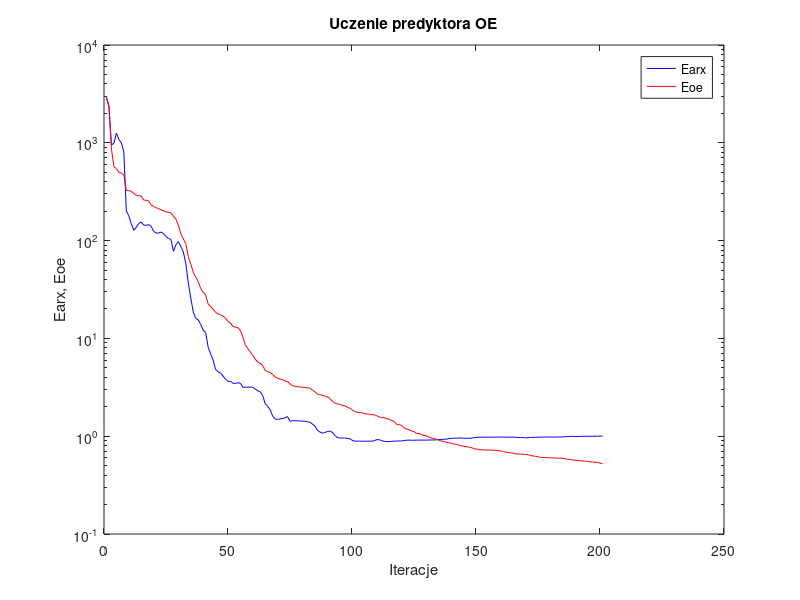
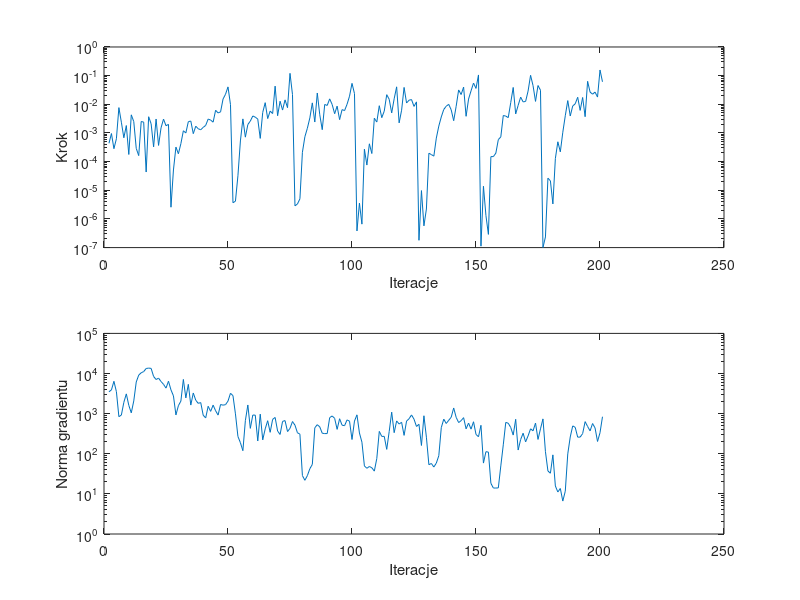

Write the MATLAB code that produced these figures, in order.
%uczenie predyktora oe
clear all;
n=0; farx(n+1)=2.929257e+003; foe(n+1)=2.860873e+003; wspucz(n+1)=0.000000e+000; ng(n+1)=0.000000e+000;
%odnowa zmiennej metryki
n=1; farx(n+1)=2.373345e+003; foe(n+1)=2.302929e+003; krok(n+1)=4.356528e-004; ng(n+1)=3.507505e+003;
n=2; farx(n+1)=9.470596e+002; foe(n+1)=8.638996e+002; krok(n+1)=9.540187e-004; ng(n+1)=3.908552e+003;
n=3; farx(n+1)=9.926422e+002; foe(n+1)=5.715892e+002; krok(n+1)=2.826636e-004; ng(n+1)=6.395657e+003;
n=4; farx(n+1)=1.257753e+003; foe(n+1)=5.448117e+002; krok(n+1)=6.284926e-004; ng(n+1)=3.527268e+003;
n=5; farx(n+1)=1.083592e+003; foe(n+1)=4.978858e+002; krok(n+1)=7.662549e-003; ng(n+1)=8.402804e+002;
n=6; farx(n+1)=9.970915e+002; foe(n+1)=4.883014e+002; krok(n+1)=2.371550e-003; ng(n+1)=9.214800e+002;
n=7; farx(n+1)=8.101244e+002; foe(n+1)=4.707753e+002; krok(n+1)=6.791933e-004; ng(n+1)=1.912113e+003;
n=8; farx(n+1)=2.004962e+002; foe(n+1)=3.258939e+002; krok(n+1)=1.812955e-003; ng(n+1)=3.107782e+003;
n=9; farx(n+1)=1.795511e+002; foe(n+1)=3.236542e+002; krok(n+1)=1.775310e-004; ng(n+1)=1.607345e+003;
n=10; farx(n+1)=1.489044e+002; foe(n+1)=3.195074e+002; krok(n+1)=4.290347e-003; ng(n+1)=1.047037e+003;
n=11; farx(n+1)=1.275379e+002; foe(n+1)=3.024864e+002; krok(n+1)=2.500228e-003; ng(n+1)=2.073603e+003;
n=12; farx(n+1)=1.362912e+002; foe(n+1)=2.922485e+002; krok(n+1)=2.890449e-004; ng(n+1)=6.137925e+003;
n=13; farx(n+1)=1.500288e+002; foe(n+1)=2.877881e+002; krok(n+1)=1.620874e-004; ng(n+1)=9.129966e+003;
n=14; farx(n+1)=1.546358e+002; foe(n+1)=2.854062e+002; krok(n+1)=2.511035e-003; ng(n+1)=1.045270e+004;
n=15; farx(n+1)=1.442033e+002; foe(n+1)=2.597918e+002; krok(n+1)=2.388016e-003; ng(n+1)=1.116757e+004;
n=16; farx(n+1)=1.431875e+002; foe(n+1)=2.583759e+002; krok(n+1)=4.334515e-005; ng(n+1)=1.334189e+004;
n=17; farx(n+1)=1.456679e+002; foe(n+1)=2.548139e+002; krok(n+1)=3.683227e-003; ng(n+1)=1.364654e+004;
n=18; farx(n+1)=1.399110e+002; foe(n+1)=2.311799e+002; krok(n+1)=2.090702e-003; ng(n+1)=1.342829e+004;
n=19; farx(n+1)=1.244693e+002; foe(n+1)=2.242862e+002; krok(n+1)=3.270787e-004; ng(n+1)=8.438214e+003;
n=20; farx(n+1)=1.197242e+002; foe(n+1)=2.170056e+002; krok(n+1)=3.065383e-003; ng(n+1)=7.087671e+003;
n=21; farx(n+1)=1.193315e+002; foe(n+1)=2.128706e+002; krok(n+1)=3.674633e-004; ng(n+1)=7.673305e+003;
n=22; farx(n+1)=1.224855e+002; foe(n+1)=2.063437e+002; krok(n+1)=1.511984e-003; ng(n+1)=6.312098e+003;
n=23; farx(n+1)=1.178796e+002; foe(n+1)=2.008014e+002; krok(n+1)=3.040595e-003; ng(n+1)=5.376680e+003;
n=24; farx(n+1)=1.101160e+002; foe(n+1)=1.970123e+002; krok(n+1)=1.786250e-003; ng(n+1)=4.332880e+003;
n=25; farx(n+1)=1.052083e+002; foe(n+1)=1.944801e+002; krok(n+1)=1.995464e-003; ng(n+1)=6.430384e+003;
%odnowa zmiennej metryki
n=26; farx(n+1)=1.027248e+002; foe(n+1)=1.917799e+002; krok(n+1)=2.567287e-006; ng(n+1)=3.914216e+003;
n=27; farx(n+1)=7.759814e+001; foe(n+1)=1.773491e+002; krok(n+1)=5.111781e-005; ng(n+1)=2.774965e+003;
n=28; farx(n+1)=9.051843e+001; foe(n+1)=1.659091e+002; krok(n+1)=3.211908e-004; ng(n+1)=9.279865e+002;
n=29; farx(n+1)=9.775374e+001; foe(n+1)=1.429498e+002; krok(n+1)=1.882222e-004; ng(n+1)=1.579561e+003;
n=30; farx(n+1)=8.677880e+001; foe(n+1)=1.175681e+002; krok(n+1)=4.250148e-004; ng(n+1)=2.055640e+003;
n=31; farx(n+1)=7.651209e+001; foe(n+1)=1.039292e+002; krok(n+1)=1.192799e-003; ng(n+1)=7.122319e+003;
n=32; farx(n+1)=5.792801e+001; foe(n+1)=9.303225e+001; krok(n+1)=1.001196e-003; ng(n+1)=2.464525e+003;
n=33; farx(n+1)=3.675305e+001; foe(n+1)=6.852431e+001; krok(n+1)=2.474886e-003; ng(n+1)=5.369531e+003;
n=34; farx(n+1)=2.585634e+001; foe(n+1)=5.750168e+001; krok(n+1)=2.607264e-003; ng(n+1)=1.634868e+003;
n=35; farx(n+1)=1.853995e+001; foe(n+1)=4.744425e+001; krok(n+1)=9.458427e-004; ng(n+1)=3.270821e+003;
n=36; farx(n+1)=1.603810e+001; foe(n+1)=4.239035e+001; krok(n+1)=1.721185e-003; ng(n+1)=2.156587e+003;
n=37; farx(n+1)=1.543150e+001; foe(n+1)=3.817390e+001; krok(n+1)=1.402081e-003; ng(n+1)=1.804645e+003;
n=38; farx(n+1)=1.390963e+001; foe(n+1)=3.232646e+001; krok(n+1)=1.291963e-003; ng(n+1)=1.886377e+003;
n=39; farx(n+1)=1.214395e+001; foe(n+1)=2.957865e+001; krok(n+1)=1.564230e-003; ng(n+1)=9.116749e+002;
n=40; farx(n+1)=1.149315e+001; foe(n+1)=2.771877e+001; krok(n+1)=1.835515e-003; ng(n+1)=7.824753e+002;
n=41; farx(n+1)=8.108573e+000; foe(n+1)=2.249498e+001; krok(n+1)=3.056641e-003; ng(n+1)=1.526438e+003;
n=42; farx(n+1)=6.966735e+000; foe(n+1)=2.116635e+001; krok(n+1)=2.823736e-003; ng(n+1)=1.139647e+003;
n=43; farx(n+1)=6.012838e+000; foe(n+1)=1.985133e+001; krok(n+1)=2.378319e-003; ng(n+1)=1.628336e+003;
n=44; farx(n+1)=4.803024e+000; foe(n+1)=1.844743e+001; krok(n+1)=6.192369e-003; ng(n+1)=1.181328e+003;
n=45; farx(n+1)=4.580842e+000; foe(n+1)=1.777293e+001; krok(n+1)=5.000456e-003; ng(n+1)=9.200166e+002;
n=46; farx(n+1)=4.409567e+000; foe(n+1)=1.748807e+001; krok(n+1)=5.433546e-003; ng(n+1)=1.688212e+003;
n=47; farx(n+1)=4.121071e+000; foe(n+1)=1.687718e+001; krok(n+1)=1.526430e-002; ng(n+1)=1.626507e+003;
n=48; farx(n+1)=3.834230e+000; foe(n+1)=1.615441e+001; krok(n+1)=2.243330e-002; ng(n+1)=1.672905e+003;
n=49; farx(n+1)=3.636749e+000; foe(n+1)=1.489780e+001; krok(n+1)=4.050274e-002; ng(n+1)=2.058528e+003;
n=50; farx(n+1)=3.644024e+000; foe(n+1)=1.437376e+001; krok(n+1)=9.778245e-003; ng(n+1)=3.216476e+003;
%odnowa zmiennej metryki
n=51; farx(n+1)=3.477481e+000; foe(n+1)=1.324628e+001; krok(n+1)=3.679570e-006; ng(n+1)=2.806558e+003;
n=52; farx(n+1)=3.465516e+000; foe(n+1)=1.301210e+001; krok(n+1)=4.159407e-006; ng(n+1)=9.876905e+002;
n=53; farx(n+1)=3.522633e+000; foe(n+1)=1.288998e+001; krok(n+1)=3.204087e-005; ng(n+1)=2.699166e+002;
n=54; farx(n+1)=3.479447e+000; foe(n+1)=1.204847e+001; krok(n+1)=5.265079e-004; ng(n+1)=1.885613e+002;
n=55; farx(n+1)=3.168607e+000; foe(n+1)=1.030953e+001; krok(n+1)=3.096185e-003; ng(n+1)=1.192435e+002;
n=56; farx(n+1)=3.156577e+000; foe(n+1)=8.592928e+000; krok(n+1)=7.138862e-004; ng(n+1)=6.697550e+002;
n=57; farx(n+1)=3.181602e+000; foe(n+1)=7.842698e+000; krok(n+1)=1.968749e-003; ng(n+1)=1.643730e+003;
n=58; farx(n+1)=3.177137e+000; foe(n+1)=7.235976e+000; krok(n+1)=2.600877e-003; ng(n+1)=4.295953e+002;
n=59; farx(n+1)=3.154104e+000; foe(n+1)=6.691701e+000; krok(n+1)=3.916767e-003; ng(n+1)=9.228140e+002;
n=60; farx(n+1)=3.040502e+000; foe(n+1)=6.123887e+000; krok(n+1)=3.559503e-003; ng(n+1)=9.166144e+002;
n=61; farx(n+1)=2.915618e+000; foe(n+1)=5.734705e+000; krok(n+1)=3.049962e-003; ng(n+1)=2.081955e+002;
n=62; farx(n+1)=2.845511e+000; foe(n+1)=5.570620e+000; krok(n+1)=6.459813e-004; ng(n+1)=9.711433e+002;
n=63; farx(n+1)=2.609400e+000; foe(n+1)=5.270314e+000; krok(n+1)=5.207429e-003; ng(n+1)=2.219850e+002;
n=64; farx(n+1)=2.142261e+000; foe(n+1)=4.689364e+000; krok(n+1)=1.139839e-002; ng(n+1)=4.174418e+002;
n=65; farx(n+1)=2.022365e+000; foe(n+1)=4.569834e+000; krok(n+1)=3.174920e-003; ng(n+1)=6.668727e+002;
n=66; farx(n+1)=1.867812e+000; foe(n+1)=4.474891e+000; krok(n+1)=5.801633e-003; ng(n+1)=3.424071e+002;
n=67; farx(n+1)=1.606367e+000; foe(n+1)=4.280893e+000; krok(n+1)=4.753051e-003; ng(n+1)=7.208687e+002;
n=68; farx(n+1)=1.497229e+000; foe(n+1)=4.030582e+000; krok(n+1)=4.305393e-002; ng(n+1)=8.025929e+002;
n=69; farx(n+1)=1.487582e+000; foe(n+1)=3.913436e+000; krok(n+1)=3.990929e-003; ng(n+1)=3.688936e+002;
n=70; farx(n+1)=1.500895e+000; foe(n+1)=3.840340e+000; krok(n+1)=1.280182e-002; ng(n+1)=3.028328e+002;
n=71; farx(n+1)=1.518582e+000; foe(n+1)=3.797591e+000; krok(n+1)=6.293742e-003; ng(n+1)=6.402441e+002;
n=72; farx(n+1)=1.539904e+000; foe(n+1)=3.657076e+000; krok(n+1)=1.429000e-002; ng(n+1)=6.713839e+002;
n=73; farx(n+1)=1.587343e+000; foe(n+1)=3.622136e+000; krok(n+1)=7.613202e-003; ng(n+1)=3.577645e+002;
n=74; farx(n+1)=1.420369e+000; foe(n+1)=3.420622e+000; krok(n+1)=1.202721e-001; ng(n+1)=4.296324e+002;
n=75; farx(n+1)=1.443253e+000; foe(n+1)=3.279829e+000; krok(n+1)=2.191235e-002; ng(n+1)=6.349854e+002;
%odnowa zmiennej metryki
n=76; farx(n+1)=1.437934e+000; foe(n+1)=3.234305e+000; krok(n+1)=2.870650e-006; ng(n+1)=5.159560e+002;
n=77; farx(n+1)=1.435734e+000; foe(n+1)=3.212546e+000; krok(n+1)=3.323139e-006; ng(n+1)=3.336978e+002;
n=78; farx(n+1)=1.431278e+000; foe(n+1)=3.181658e+000; krok(n+1)=5.036867e-006; ng(n+1)=3.077760e+002;
n=79; farx(n+1)=1.428143e+000; foe(n+1)=3.170243e+000; krok(n+1)=2.111695e-004; ng(n+1)=2.859897e+001;
n=80; farx(n+1)=1.420707e+000; foe(n+1)=3.155064e+000; krok(n+1)=7.394073e-004; ng(n+1)=2.180318e+001;
n=81; farx(n+1)=1.405324e+000; foe(n+1)=3.116616e+000; krok(n+1)=1.457389e-003; ng(n+1)=2.845466e+001;
n=82; farx(n+1)=1.387901e+000; foe(n+1)=3.096332e+000; krok(n+1)=3.350038e-003; ng(n+1)=4.237767e+001;
n=83; farx(n+1)=1.334564e+000; foe(n+1)=2.965754e+000; krok(n+1)=1.121665e-002; ng(n+1)=5.421298e+001;
n=84; farx(n+1)=1.276972e+000; foe(n+1)=2.856846e+000; krok(n+1)=2.407737e-003; ng(n+1)=4.446533e+002;
n=85; farx(n+1)=1.157462e+000; foe(n+1)=2.697732e+000; krok(n+1)=2.476948e-002; ng(n+1)=5.302901e+002;
n=86; farx(n+1)=1.104475e+000; foe(n+1)=2.653530e+000; krok(n+1)=4.312903e-003; ng(n+1)=4.679266e+002;
n=87; farx(n+1)=1.077517e+000; foe(n+1)=2.619741e+000; krok(n+1)=1.302087e-003; ng(n+1)=3.245813e+002;
n=88; farx(n+1)=1.086040e+000; foe(n+1)=2.579787e+000; krok(n+1)=9.876893e-003; ng(n+1)=3.183291e+002;
n=89; farx(n+1)=1.117090e+000; foe(n+1)=2.530801e+000; krok(n+1)=9.127324e-003; ng(n+1)=3.185669e+002;
n=90; farx(n+1)=1.129375e+000; foe(n+1)=2.440800e+000; krok(n+1)=1.547432e-002; ng(n+1)=7.964336e+002;
n=91; farx(n+1)=1.098916e+000; foe(n+1)=2.286136e+000; krok(n+1)=9.832841e-003; ng(n+1)=8.746043e+002;
n=92; farx(n+1)=1.027484e+000; foe(n+1)=2.187581e+000; krok(n+1)=4.696827e-003; ng(n+1)=7.639188e+002;
n=93; farx(n+1)=9.717300e-001; foe(n+1)=2.143587e+000; krok(n+1)=8.634154e-003; ng(n+1)=4.055186e+002;
n=94; farx(n+1)=9.606882e-001; foe(n+1)=2.115055e+000; krok(n+1)=2.914778e-003; ng(n+1)=7.470075e+002;
n=95; farx(n+1)=9.590589e-001; foe(n+1)=2.084318e+000; krok(n+1)=6.525058e-003; ng(n+1)=5.148922e+002;
n=96; farx(n+1)=9.587264e-001; foe(n+1)=2.045315e+000; krok(n+1)=6.035177e-003; ng(n+1)=5.010340e+002;
n=97; farx(n+1)=9.514334e-001; foe(n+1)=1.985431e+000; krok(n+1)=1.000091e-002; ng(n+1)=6.978800e+002;
n=98; farx(n+1)=9.434394e-001; foe(n+1)=1.938268e+000; krok(n+1)=1.920518e-002; ng(n+1)=6.493209e+002;
n=99; farx(n+1)=9.106542e-001; foe(n+1)=1.873393e+000; krok(n+1)=5.381807e-002; ng(n+1)=2.263411e+002;
n=100; farx(n+1)=8.910245e-001; foe(n+1)=1.784779e+000; krok(n+1)=2.366103e-002; ng(n+1)=6.539801e+002;
%odnowa zmiennej metryki
n=101; farx(n+1)=8.905207e-001; foe(n+1)=1.762138e+000; krok(n+1)=3.811871e-007; ng(n+1)=9.331992e+002;
n=102; farx(n+1)=8.897654e-001; foe(n+1)=1.737366e+000; krok(n+1)=3.557081e-006; ng(n+1)=3.292216e+002;
n=103; farx(n+1)=8.897445e-001; foe(n+1)=1.736270e+000; krok(n+1)=6.586440e-007; ng(n+1)=1.944655e+002;
n=104; farx(n+1)=8.886504e-001; foe(n+1)=1.704980e+000; krok(n+1)=2.714123e-004; ng(n+1)=4.975629e+001;
n=105; farx(n+1)=8.880952e-001; foe(n+1)=1.692165e+000; krok(n+1)=7.583697e-005; ng(n+1)=4.344759e+001;
n=106; farx(n+1)=8.887362e-001; foe(n+1)=1.673739e+000; krok(n+1)=4.187548e-004; ng(n+1)=4.821528e+001;
n=107; farx(n+1)=8.901289e-001; foe(n+1)=1.666082e+000; krok(n+1)=1.915864e-004; ng(n+1)=4.478802e+001;
n=108; farx(n+1)=8.993970e-001; foe(n+1)=1.652817e+000; krok(n+1)=3.263302e-003; ng(n+1)=3.691990e+001;
n=109; farx(n+1)=9.230478e-001; foe(n+1)=1.619466e+000; krok(n+1)=2.404573e-003; ng(n+1)=7.645891e+001;
n=110; farx(n+1)=9.200687e-001; foe(n+1)=1.569774e+000; krok(n+1)=8.928204e-003; ng(n+1)=3.608187e+002;
n=111; farx(n+1)=9.008576e-001; foe(n+1)=1.552425e+000; krok(n+1)=3.416397e-003; ng(n+1)=2.706249e+002;
n=112; farx(n+1)=8.843957e-001; foe(n+1)=1.542559e+000; krok(n+1)=5.767896e-003; ng(n+1)=2.715777e+002;
n=113; farx(n+1)=8.831200e-001; foe(n+1)=1.515083e+000; krok(n+1)=2.165649e-002; ng(n+1)=1.286939e+002;
n=114; farx(n+1)=8.798493e-001; foe(n+1)=1.489946e+000; krok(n+1)=1.495979e-002; ng(n+1)=3.600525e+002;
n=115; farx(n+1)=8.854457e-001; foe(n+1)=1.446827e+000; krok(n+1)=5.003630e-003; ng(n+1)=1.087834e+003;
n=116; farx(n+1)=8.906246e-001; foe(n+1)=1.409839e+000; krok(n+1)=1.559274e-002; ng(n+1)=3.354606e+002;
n=117; farx(n+1)=8.934170e-001; foe(n+1)=1.323242e+000; krok(n+1)=4.069805e-002; ng(n+1)=6.579428e+002;
n=118; farx(n+1)=8.944090e-001; foe(n+1)=1.311393e+000; krok(n+1)=2.251271e-003; ng(n+1)=5.516761e+002;
n=119; farx(n+1)=8.933566e-001; foe(n+1)=1.295244e+000; krok(n+1)=6.227174e-003; ng(n+1)=6.082152e+002;
n=120; farx(n+1)=9.024252e-001; foe(n+1)=1.212928e+000; krok(n+1)=3.882853e-002; ng(n+1)=2.873695e+002;
n=121; farx(n+1)=9.100113e-001; foe(n+1)=1.189236e+000; krok(n+1)=1.109636e-002; ng(n+1)=6.521551e+002;
n=122; farx(n+1)=9.120704e-001; foe(n+1)=1.163262e+000; krok(n+1)=1.390067e-002; ng(n+1)=7.458372e+002;
n=123; farx(n+1)=9.093891e-001; foe(n+1)=1.131244e+000; krok(n+1)=1.462925e-002; ng(n+1)=9.288286e+002;
n=124; farx(n+1)=9.084721e-001; foe(n+1)=1.115197e+000; krok(n+1)=8.442897e-003; ng(n+1)=7.282425e+002;
n=125; farx(n+1)=9.124990e-001; foe(n+1)=1.066013e+000; krok(n+1)=1.216238e-002; ng(n+1)=4.793081e+002;
%odnowa zmiennej metryki
n=126; farx(n+1)=9.124115e-001; foe(n+1)=1.063011e+000; krok(n+1)=1.797347e-007; ng(n+1)=5.425457e+002;
n=127; farx(n+1)=9.124248e-001; foe(n+1)=1.038753e+000; krok(n+1)=9.766516e-006; ng(n+1)=1.608646e+002;
n=128; farx(n+1)=9.122566e-001; foe(n+1)=1.018721e+000; krok(n+1)=5.735756e-007; ng(n+1)=8.851181e+002;
n=129; farx(n+1)=9.124119e-001; foe(n+1)=1.010647e+000; krok(n+1)=2.219980e-006; ng(n+1)=2.584563e+002;
n=130; farx(n+1)=9.140563e-001; foe(n+1)=9.783840e-001; krok(n+1)=1.963632e-004; ng(n+1)=5.331195e+001;
n=131; farx(n+1)=9.149654e-001; foe(n+1)=9.587012e-001; krok(n+1)=1.761674e-004; ng(n+1)=5.724982e+001;
n=132; farx(n+1)=9.156886e-001; foe(n+1)=9.447946e-001; krok(n+1)=1.553088e-004; ng(n+1)=4.673480e+001;
n=133; farx(n+1)=9.171227e-001; foe(n+1)=9.361099e-001; krok(n+1)=6.621248e-004; ng(n+1)=5.853792e+001;
n=134; farx(n+1)=9.247639e-001; foe(n+1)=9.105913e-001; krok(n+1)=1.736904e-003; ng(n+1)=8.931153e+001;
n=135; farx(n+1)=9.256793e-001; foe(n+1)=8.922342e-001; krok(n+1)=3.625910e-003; ng(n+1)=4.478815e+002;
n=136; farx(n+1)=9.314832e-001; foe(n+1)=8.806503e-001; krok(n+1)=6.606617e-003; ng(n+1)=7.281423e+002;
n=137; farx(n+1)=9.309873e-001; foe(n+1)=8.689587e-001; krok(n+1)=8.580693e-003; ng(n+1)=5.679019e+002;
n=138; farx(n+1)=9.454604e-001; foe(n+1)=8.566595e-001; krok(n+1)=9.955600e-003; ng(n+1)=6.832107e+002;
n=139; farx(n+1)=9.487376e-001; foe(n+1)=8.464830e-001; krok(n+1)=6.425309e-003; ng(n+1)=8.136273e+002;
n=140; farx(n+1)=9.536852e-001; foe(n+1)=8.335377e-001; krok(n+1)=2.678603e-003; ng(n+1)=1.384728e+003;
n=141; farx(n+1)=9.558529e-001; foe(n+1)=8.253282e-001; krok(n+1)=8.521808e-003; ng(n+1)=8.083426e+002;
n=142; farx(n+1)=9.562838e-001; foe(n+1)=8.113826e-001; krok(n+1)=3.172883e-002; ng(n+1)=5.989576e+002;
n=143; farx(n+1)=9.588378e-001; foe(n+1)=8.007147e-001; krok(n+1)=2.191235e-002; ng(n+1)=6.685099e+002;
n=144; farx(n+1)=9.535965e-001; foe(n+1)=7.877175e-001; krok(n+1)=3.979978e-002; ng(n+1)=7.942826e+002;
n=145; farx(n+1)=9.524074e-001; foe(n+1)=7.841205e-001; krok(n+1)=3.816075e-003; ng(n+1)=4.180059e+002;
n=146; farx(n+1)=9.525705e-001; foe(n+1)=7.744514e-001; krok(n+1)=1.522640e-002; ng(n+1)=5.824425e+002;
n=147; farx(n+1)=9.545094e-001; foe(n+1)=7.664237e-001; krok(n+1)=2.954351e-002; ng(n+1)=4.106960e+002;
n=148; farx(n+1)=9.641774e-001; foe(n+1)=7.489433e-001; krok(n+1)=5.507577e-002; ng(n+1)=6.277381e+002;
n=149; farx(n+1)=9.718683e-001; foe(n+1)=7.402494e-001; krok(n+1)=3.586741e-002; ng(n+1)=3.035439e+002;
n=150; farx(n+1)=9.768024e-001; foe(n+1)=7.287362e-001; krok(n+1)=1.057221e-001; ng(n+1)=2.654516e+002;
%odnowa zmiennej metryki
n=151; farx(n+1)=9.767763e-001; foe(n+1)=7.272107e-001; krok(n+1)=1.120724e-007; ng(n+1)=5.118705e+002;
n=152; farx(n+1)=9.768421e-001; foe(n+1)=7.231329e-001; krok(n+1)=1.384553e-005; ng(n+1)=5.857836e+001;
n=153; farx(n+1)=9.768457e-001; foe(n+1)=7.221871e-001; krok(n+1)=1.322082e-006; ng(n+1)=1.125881e+002;
n=154; farx(n+1)=9.768363e-001; foe(n+1)=7.220121e-001; krok(n+1)=2.888812e-007; ng(n+1)=1.099160e+002;
n=155; farx(n+1)=9.769308e-001; foe(n+1)=7.197756e-001; krok(n+1)=1.492510e-004; ng(n+1)=1.835707e+001;
n=156; farx(n+1)=9.770399e-001; foe(n+1)=7.185669e-001; krok(n+1)=1.496273e-004; ng(n+1)=1.399116e+001;
n=157; farx(n+1)=9.774002e-001; foe(n+1)=7.169539e-001; krok(n+1)=1.974847e-004; ng(n+1)=1.398748e+001;
n=158; farx(n+1)=9.793160e-001; foe(n+1)=7.128270e-001; krok(n+1)=5.859613e-004; ng(n+1)=1.410503e+001;
n=159; farx(n+1)=9.807188e-001; foe(n+1)=7.073359e-001; krok(n+1)=7.295556e-004; ng(n+1)=4.975220e+001;
n=160; farx(n+1)=9.770558e-001; foe(n+1)=6.963395e-001; krok(n+1)=4.065324e-003; ng(n+1)=1.671001e+002;
n=161; farx(n+1)=9.760225e-001; foe(n+1)=6.880182e-001; krok(n+1)=3.880097e-003; ng(n+1)=6.051018e+002;
n=162; farx(n+1)=9.766615e-001; foe(n+1)=6.823468e-001; krok(n+1)=3.426502e-003; ng(n+1)=5.766964e+002;
n=163; farx(n+1)=9.805881e-001; foe(n+1)=6.756257e-001; krok(n+1)=1.142218e-002; ng(n+1)=4.520685e+002;
n=164; farx(n+1)=9.787183e-001; foe(n+1)=6.709564e-001; krok(n+1)=3.871130e-002; ng(n+1)=2.920732e+002;
n=165; farx(n+1)=9.728211e-001; foe(n+1)=6.598553e-001; krok(n+1)=4.620452e-003; ng(n+1)=7.223777e+002;
n=166; farx(n+1)=9.714477e-001; foe(n+1)=6.581452e-001; krok(n+1)=9.201482e-003; ng(n+1)=1.239566e+002;
n=167; farx(n+1)=9.705661e-001; foe(n+1)=6.564992e-001; krok(n+1)=1.778972e-002; ng(n+1)=2.264190e+002;
n=168; farx(n+1)=9.676090e-001; foe(n+1)=6.537883e-001; krok(n+1)=1.214360e-002; ng(n+1)=3.249572e+002;
n=169; farx(n+1)=9.629940e-001; foe(n+1)=6.499946e-001; krok(n+1)=1.257761e-002; ng(n+1)=1.979399e+002;
n=170; farx(n+1)=9.666478e-001; foe(n+1)=6.457831e-001; krok(n+1)=2.900728e-002; ng(n+1)=2.790487e+002;
n=171; farx(n+1)=9.725208e-001; foe(n+1)=6.366962e-001; krok(n+1)=1.026218e-001; ng(n+1)=4.185180e+002;
n=172; farx(n+1)=9.715098e-001; foe(n+1)=6.282157e-001; krok(n+1)=4.486659e-002; ng(n+1)=3.729961e+002;
n=173; farx(n+1)=9.737648e-001; foe(n+1)=6.217513e-001; krok(n+1)=1.263902e-002; ng(n+1)=5.818447e+002;
n=174; farx(n+1)=9.775455e-001; foe(n+1)=6.149660e-001; krok(n+1)=4.524124e-002; ng(n+1)=2.277287e+002;
n=175; farx(n+1)=9.799137e-001; foe(n+1)=6.076925e-001; krok(n+1)=3.105330e-002; ng(n+1)=4.179342e+002;
%odnowa zmiennej metryki
n=176; farx(n+1)=9.799047e-001; foe(n+1)=6.046248e-001; krok(n+1)=1.008327e-007; ng(n+1)=7.399318e+002;
n=177; farx(n+1)=9.799148e-001; foe(n+1)=6.044681e-001; krok(n+1)=2.350122e-007; ng(n+1)=1.125571e+002;
n=178; farx(n+1)=9.800033e-001; foe(n+1)=6.027810e-001; krok(n+1)=2.645953e-005; ng(n+1)=3.722305e+001;
n=179; farx(n+1)=9.801696e-001; foe(n+1)=6.017564e-001; krok(n+1)=2.139878e-005; ng(n+1)=3.275305e+001;
n=180; farx(n+1)=9.804409e-001; foe(n+1)=6.000627e-001; krok(n+1)=3.338005e-006; ng(n+1)=9.383866e+001;
n=181; farx(n+1)=9.809643e-001; foe(n+1)=5.984781e-001; krok(n+1)=1.281924e-004; ng(n+1)=1.575271e+001;
n=182; farx(n+1)=9.817892e-001; foe(n+1)=5.968423e-001; krok(n+1)=4.923063e-004; ng(n+1)=1.115263e+001;
n=183; farx(n+1)=9.827457e-001; foe(n+1)=5.952965e-001; krok(n+1)=2.196646e-004; ng(n+1)=1.362810e+001;
n=184; farx(n+1)=9.835611e-001; foe(n+1)=5.943028e-001; krok(n+1)=1.059163e-003; ng(n+1)=6.618726e+000;
n=185; farx(n+1)=9.878036e-001; foe(n+1)=5.883076e-001; krok(n+1)=3.990004e-003; ng(n+1)=1.167991e+001;
n=186; farx(n+1)=9.912688e-001; foe(n+1)=5.822769e-001; krok(n+1)=1.346946e-002; ng(n+1)=9.921799e+001;
n=187; farx(n+1)=9.957555e-001; foe(n+1)=5.774889e-001; krok(n+1)=3.916767e-003; ng(n+1)=2.622684e+002;
n=188; farx(n+1)=9.962327e-001; foe(n+1)=5.731643e-001; krok(n+1)=8.744518e-003; ng(n+1)=4.944751e+002;
n=189; farx(n+1)=9.932334e-001; foe(n+1)=5.671361e-001; krok(n+1)=1.038090e-002; ng(n+1)=4.558273e+002;
n=190; farx(n+1)=9.941952e-001; foe(n+1)=5.645375e-001; krok(n+1)=1.761298e-002; ng(n+1)=2.591247e+002;
n=191; farx(n+1)=9.944599e-001; foe(n+1)=5.619690e-001; krok(n+1)=6.130766e-003; ng(n+1)=2.606327e+002;
n=192; farx(n+1)=9.987208e-001; foe(n+1)=5.572813e-001; krok(n+1)=1.729594e-002; ng(n+1)=3.180461e+002;
n=193; farx(n+1)=9.985833e-001; foe(n+1)=5.562337e-001; krok(n+1)=3.692938e-003; ng(n+1)=6.323800e+002;
n=194; farx(n+1)=9.964414e-001; foe(n+1)=5.520629e-001; krok(n+1)=6.345766e-002; ng(n+1)=4.788378e+002;
n=195; farx(n+1)=9.994382e-001; foe(n+1)=5.478673e-001; krok(n+1)=2.667694e-002; ng(n+1)=3.718758e+002;
n=196; farx(n+1)=9.981668e-001; foe(n+1)=5.446660e-001; krok(n+1)=2.254527e-002; ng(n+1)=5.665918e+002;
n=197; farx(n+1)=9.994970e-001; foe(n+1)=5.415145e-001; krok(n+1)=2.667694e-002; ng(n+1)=4.410195e+002;
n=198; farx(n+1)=1.001156e+000; foe(n+1)=5.398013e-001; krok(n+1)=1.789318e-002; ng(n+1)=2.025421e+002;
n=199; farx(n+1)=9.997504e-001; foe(n+1)=5.312864e-001; krok(n+1)=1.573255e-001; ng(n+1)=3.338021e+002;
n=200; farx(n+1)=1.005621e+000; foe(n+1)=5.227135e-001; krok(n+1)=6.101994e-002; ng(n+1)=8.373326e+002;

figure; semilogy(farx,'b'); hold on; semilogy(foe,'r'); xlabel('Iteracje'); ylabel('Earx, Eoe'); legend('Earx','Eoe'); title('Uczenie predyktora OE');
figure; subplot(2,1,1); semilogy(krok); xlabel('Iteracje'); ylabel('Krok');
subplot(2,1,2); semilogy(ng); xlabel('Iteracje'); ylabel('Norma gradientu');
Earx=farx(n+1)
Eoe=foe(n+1)
